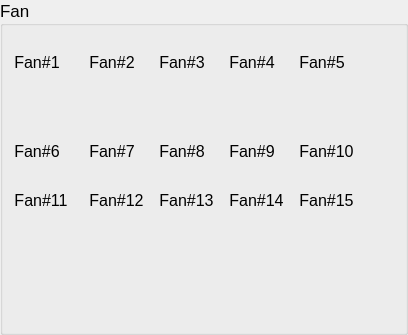
                   <widget class="QGroupBox" name="fanGroup">
                    <property name="font">
                     <font>
                      <pointsize>13</pointsize>
                     </font>
                    </property>
                    <property name="title">
                     <string>Fan</string>
                    </property>
                    <layout class="QGridLayout" name="gridLayout_16">
                     <property name="topMargin">
                      <number>27</number>
                     </property>
                     <item row="0" column="0">
                      <layout class="QGridLayout" name="gridLayout_2">
                       <property name="horizontalSpacing">
                        <number>15</number>
                       </property>
                       <property name="verticalSpacing">
                        <number>5</number>
                       </property>
                       <item row="1" column="3">
                        <widget class="QLabel" name="fan_4">
                         <property name="maximumSize">
                          <size>
                           <width>60</width>
                           <height>60</height>
                          </size>
                         </property>
                         <property name="text">
                          <string/>
                         </property>
                         <property name="pixmap">
                          <pixmap resource="res.qrc">:/image/fan_stop.png</pixmap>
                         </property>
                         <property name="scaledContents">
                          <bool>true</bool>
                         </property>
                        </widget>
                       </item>
                       <item row="1" column="2">
                        <widget class="QLabel" name="fan_3">
                         <property name="maximumSize">
                          <size>
                           <width>60</width>
                           <height>60</height>
                          </size>
                         </property>
                         <property name="text">
                          <string/>
                         </property>
                         <property name="pixmap">
                          <pixmap resource="res.qrc">:/image/fan_stop.png</pixmap>
                         </property>
                         <property name="scaledContents">
                          <bool>true</bool>
                         </property>
                        </widget>
                       </item>
                       <item row="1" column="4">
                        <widget class="QLabel" name="fan_5">
                         <property name="maximumSize">
                          <size>
                           <width>60</width>
                           <height>60</height>
                          </size>
                         </property>
                         <property name="text">
                          <string/>
                         </property>
                         <property name="pixmap">
                          <pixmap resource="res.qrc">:/image/fan_stop.png</pixmap>
                         </property>
                         <property name="scaledContents">
                          <bool>true</bool>
                         </property>
                        </widget>
                       </item>
                       <item row="0" column="4">
                        <widget class="QLabel" name="label_129">
                         <property name="sizePolicy">
                          <sizepolicy hsizetype="Fixed" vsizetype="Fixed">
                           <horstretch>0</horstretch>
                           <verstretch>0</verstretch>
                          </sizepolicy>
                         </property>
                         <property name="font">
                          <font>
                           <family>Arial</family>
                           <pointsize>12</pointsize>
                           <weight>50</weight>
                           <bold>false</bold>
                          </font>
                         </property>
                         <property name="text">
                          <string>Fan#5</string>
                         </property>
                         <property name="alignment">
                          <set>Qt::AlignCenter</set>
                         </property>
                        </widget>
                       </item>
                       <item row="0" column="3">
                        <widget class="QLabel" name="label_128">
                         <property name="sizePolicy">
                          <sizepolicy hsizetype="Fixed" vsizetype="Fixed">
                           <horstretch>0</horstretch>
                           <verstretch>0</verstretch>
                          </sizepolicy>
                         </property>
                         <property name="font">
                          <font>
                           <family>Arial</family>
                           <pointsize>12</pointsize>
                           <weight>50</weight>
                           <bold>false</bold>
                          </font>
                         </property>
                         <property name="text">
                          <string>Fan#4</string>
                         </property>
                         <property name="alignment">
                          <set>Qt::AlignCenter</set>
                         </property>
                        </widget>
                       </item>
                       <item row="1" column="0">
                        <widget class="QLabel" name="fan_1">
                         <property name="minimumSize">
                          <size>
                           <width>60</width>
                           <height>60</height>
                          </size>
                         </property>
                         <property name="maximumSize">
                          <size>
                           <width>60</width>
                           <height>60</height>
                          </size>
                         </property>
                         <property name="text">
                          <string/>
                         </property>
                         <property name="pixmap">
                          <pixmap resource="res.qrc">:/image/fan_stop.png</pixmap>
                         </property>
                         <property name="scaledContents">
                          <bool>true</bool>
                         </property>
                        </widget>
                       </item>
                       <item row="0" column="1">
                        <widget class="QLabel" name="label_126">
                         <property name="sizePolicy">
                          <sizepolicy hsizetype="Fixed" vsizetype="Fixed">
                           <horstretch>0</horstretch>
                           <verstretch>0</verstretch>
                          </sizepolicy>
                         </property>
                         <property name="font">
                          <font>
                           <family>Arial</family>
                           <pointsize>12</pointsize>
                           <weight>50</weight>
                           <bold>false</bold>
                          </font>
                         </property>
                         <property name="text">
                          <string>Fan#2</string>
                         </property>
                         <property name="alignment">
                          <set>Qt::AlignCenter</set>
                         </property>
                        </widget>
                       </item>
                       <item row="0" column="2">
                        <widget class="QLabel" name="label_127">
                         <property name="sizePolicy">
                          <sizepolicy hsizetype="Fixed" vsizetype="Fixed">
                           <horstretch>0</horstretch>
                           <verstretch>0</verstretch>
                          </sizepolicy>
                         </property>
                         <property name="font">
                          <font>
                           <family>Arial</family>
                           <pointsize>12</pointsize>
                           <weight>50</weight>
                           <bold>false</bold>
                          </font>
                         </property>
                         <property name="text">
                          <string>Fan#3</string>
                         </property>
                         <property name="alignment">
                          <set>Qt::AlignCenter</set>
                         </property>
                        </widget>
                       </item>
                       <item row="0" column="0">
                        <widget class="QLabel" name="label_125">
                         <property name="sizePolicy">
                          <sizepolicy hsizetype="Fixed" vsizetype="Fixed">
                           <horstretch>0</horstretch>
                           <verstretch>0</verstretch>
                          </sizepolicy>
                         </property>
                         <property name="font">
                          <font>
                           <family>Arial</family>
                           <pointsize>12</pointsize>
                           <weight>50</weight>
                           <bold>false</bold>
                          </font>
                         </property>
                         <property name="text">
                          <string>Fan#1</string>
                         </property>
                         <property name="alignment">
                          <set>Qt::AlignCenter</set>
                         </property>
                        </widget>
                       </item>
                       <item row="1" column="1">
                        <widget class="QLabel" name="fan_2">
                         <property name="maximumSize">
                          <size>
                           <width>60</width>
                           <height>60</height>
                          </size>
                         </property>
                         <property name="text">
                          <string/>
                         </property>
                         <property name="pixmap">
                          <pixmap resource="res.qrc">:/image/fan_stop.png</pixmap>
                         </property>
                         <property name="scaledContents">
                          <bool>true</bool>
                         </property>
                        </widget>
                       </item>
                       <item row="5" column="3">
                        <widget class="QLabel" name="fan_14">
                         <property name="maximumSize">
                          <size>
                           <width>60</width>
                           <height>60</height>
                          </size>
                         </property>
                         <property name="text">
                          <string/>
                         </property>
                         <property name="pixmap">
                          <pixmap resource="res.qrc">:/image/fan_stop.png</pixmap>
                         </property>
                         <property name="scaledContents">
                          <bool>true</bool>
                         </property>
                        </widget>
                       </item>
                       <item row="3" column="3">
                        <widget class="QLabel" name="fan_9">
                         <property name="maximumSize">
                          <size>
                           <width>60</width>
                           <height>60</height>
                          </size>
                         </property>
                         <property name="text">
                          <string/>
                         </property>
                         <property name="pixmap">
                          <pixmap resource="res.qrc">:/image/fan_stop.png</pixmap>
                         </property>
                         <property name="scaledContents">
                          <bool>true</bool>
                         </property>
                        </widget>
                       </item>
                       <item row="2" column="0">
                        <widget class="QLabel" name="label_130">
                         <property name="sizePolicy">
                          <sizepolicy hsizetype="Fixed" vsizetype="Fixed">
                           <horstretch>0</horstretch>
                           <verstretch>0</verstretch>
                          </sizepolicy>
                         </property>
                         <property name="font">
                          <font>
                           <family>Arial</family>
                           <pointsize>12</pointsize>
                           <weight>50</weight>
                           <bold>false</bold>
                          </font>
                         </property>
                         <property name="text">
                          <string>Fan#6</string>
                         </property>
                         <property name="alignment">
                          <set>Qt::AlignCenter</set>
                         </property>
                        </widget>
                       </item>
                       <item row="4" column="4">
                        <widget class="QLabel" name="label_131">
                         <property name="sizePolicy">
                          <sizepolicy hsizetype="Fixed" vsizetype="Fixed">
                           <horstretch>0</horstretch>
                           <verstretch>0</verstretch>
                          </sizepolicy>
                         </property>
                         <property name="font">
                          <font>
                           <family>Arial</family>
                           <pointsize>12</pointsize>
                           <weight>50</weight>
                           <bold>false</bold>
                          </font>
                         </property>
                         <property name="text">
                          <string>Fan#15</string>
                         </property>
                         <property name="alignment">
                          <set>Qt::AlignCenter</set>
                         </property>
                        </widget>
                       </item>
                       <item row="5" column="4">
                        <widget class="QLabel" name="fan_15">
                         <property name="maximumSize">
                          <size>
                           <width>60</width>
                           <height>60</height>
                          </size>
                         </property>
                         <property name="text">
                          <string/>
                         </property>
                         <property name="pixmap">
                          <pixmap resource="res.qrc">:/image/fan_stop.png</pixmap>
                         </property>
                         <property name="scaledContents">
                          <bool>true</bool>
                         </property>
                        </widget>
                       </item>
                       <item row="3" column="2">
                        <widget class="QLabel" name="fan_8">
                         <property name="maximumSize">
                          <size>
                           <width>60</width>
                           <height>60</height>
                          </size>
                         </property>
                         <property name="text">
                          <string/>
                         </property>
                         <property name="pixmap">
                          <pixmap resource="res.qrc">:/image/fan_stop.png</pixmap>
                         </property>
                         <property name="scaledContents">
                          <bool>true</bool>
                         </property>
                        </widget>
                       </item>
                       <item row="5" column="0">
                        <widget class="QLabel" name="fan_11">
                         <property name="maximumSize">
                          <size>
                           <width>60</width>
                           <height>60</height>
                          </size>
                         </property>
                         <property name="text">
                          <string/>
                         </property>
                         <property name="pixmap">
                          <pixmap resource="res.qrc">:/image/fan_stop.png</pixmap>
                         </property>
                         <property name="scaledContents">
                          <bool>true</bool>
                         </property>
                        </widget>
                       </item>
                       <item row="4" column="2">
                        <widget class="QLabel" name="label_133">
                         <property name="sizePolicy">
                          <sizepolicy hsizetype="Fixed" vsizetype="Fixed">
                           <horstretch>0</horstretch>
                           <verstretch>0</verstretch>
                          </sizepolicy>
                         </property>
                         <property name="font">
                          <font>
                           <family>Arial</family>
                           <pointsize>12</pointsize>
                           <weight>50</weight>
                           <bold>false</bold>
                          </font>
                         </property>
                         <property name="text">
                          <string>Fan#13</string>
                         </property>
                         <property name="alignment">
                          <set>Qt::AlignCenter</set>
                         </property>
                        </widget>
                       </item>
                       <item row="4" column="3">
                        <widget class="QLabel" name="label_143">
                         <property name="sizePolicy">
                          <sizepolicy hsizetype="Fixed" vsizetype="Fixed">
                           <horstretch>0</horstretch>
                           <verstretch>0</verstretch>
                          </sizepolicy>
                         </property>
                         <property name="font">
                          <font>
                           <family>Arial</family>
                           <pointsize>12</pointsize>
                           <weight>50</weight>
                           <bold>false</bold>
                          </font>
                         </property>
                         <property name="text">
                          <string>Fan#14</string>
                         </property>
                         <property name="alignment">
                          <set>Qt::AlignCenter</set>
                         </property>
                        </widget>
                       </item>
                       <item row="2" column="1">
                        <widget class="QLabel" name="label_141">
                         <property name="sizePolicy">
                          <sizepolicy hsizetype="Fixed" vsizetype="Fixed">
                           <horstretch>0</horstretch>
                           <verstretch>0</verstretch>
                          </sizepolicy>
                         </property>
                         <property name="font">
                          <font>
                           <family>Arial</family>
                           <pointsize>12</pointsize>
                           <weight>50</weight>
                           <bold>false</bold>
                          </font>
                         </property>
                         <property name="text">
                          <string>Fan#7</string>
                         </property>
                         <property name="alignment">
                          <set>Qt::AlignCenter</set>
                         </property>
                        </widget>
                       </item>
                       <item row="5" column="1">
                        <widget class="QLabel" name="fan_12">
                         <property name="maximumSize">
                          <size>
                           <width>60</width>
                           <height>60</height>
                          </size>
                         </property>
                         <property name="text">
                          <string/>
                         </property>
                         <property name="pixmap">
                          <pixmap resource="res.qrc">:/image/fan_stop.png</pixmap>
                         </property>
                         <property name="scaledContents">
                          <bool>true</bool>
                         </property>
                        </widget>
                       </item>
                       <item row="4" column="1">
                        <widget class="QLabel" name="label_135">
                         <property name="sizePolicy">
                          <sizepolicy hsizetype="Fixed" vsizetype="Fixed">
                           <horstretch>0</horstretch>
                           <verstretch>0</verstretch>
                          </sizepolicy>
                         </property>
                         <property name="font">
                          <font>
                           <family>Arial</family>
                           <pointsize>12</pointsize>
                           <weight>50</weight>
                           <bold>false</bold>
                          </font>
                         </property>
                         <property name="text">
                          <string>Fan#12</string>
                         </property>
                         <property name="alignment">
                          <set>Qt::AlignCenter</set>
                         </property>
                        </widget>
                       </item>
                       <item row="3" column="4">
                        <widget class="QLabel" name="fan_10">
                         <property name="maximumSize">
                          <size>
                           <width>60</width>
                           <height>60</height>
                          </size>
                         </property>
                         <property name="text">
                          <string/>
                         </property>
                         <property name="pixmap">
                          <pixmap resource="res.qrc">:/image/fan_stop.png</pixmap>
                         </property>
                         <property name="scaledContents">
                          <bool>true</bool>
                         </property>
                        </widget>
                       </item>
                       <item row="3" column="1">
                        <widget class="QLabel" name="fan_7">
                         <property name="maximumSize">
                          <size>
                           <width>60</width>
                           <height>60</height>
                          </size>
                         </property>
                         <property name="text">
                          <string/>
                         </property>
                         <property name="pixmap">
                          <pixmap resource="res.qrc">:/image/fan_stop.png</pixmap>
                         </property>
                         <property name="scaledContents">
                          <bool>true</bool>
                         </property>
                        </widget>
                       </item>
                       <item row="3" column="0">
                        <widget class="QLabel" name="fan_6">
                         <property name="maximumSize">
                          <size>
                           <width>60</width>
                           <height>60</height>
                          </size>
                         </property>
                         <property name="text">
                          <string/>
                         </property>
                         <property name="pixmap">
                          <pixmap resource="res.qrc">:/image/fan_stop.png</pixmap>
                         </property>
                         <property name="scaledContents">
                          <bool>true</bool>
                         </property>
                        </widget>
                       </item>
                       <item row="2" column="2">
                        <widget class="QLabel" name="label_134">
                         <property name="sizePolicy">
                          <sizepolicy hsizetype="Fixed" vsizetype="Fixed">
                           <horstretch>0</horstretch>
                           <verstretch>0</verstretch>
                          </sizepolicy>
                         </property>
                         <property name="font">
                          <font>
                           <family>Arial</family>
                           <pointsize>12</pointsize>
                           <weight>50</weight>
                           <bold>false</bold>
                          </font>
                         </property>
                         <property name="text">
                          <string>Fan#8</string>
                         </property>
                         <property name="alignment">
                          <set>Qt::AlignCenter</set>
                         </property>
                        </widget>
                       </item>
                       <item row="2" column="4">
                        <widget class="QLabel" name="label_140">
                         <property name="sizePolicy">
                          <sizepolicy hsizetype="Fixed" vsizetype="Fixed">
                           <horstretch>0</horstretch>
                           <verstretch>0</verstretch>
                          </sizepolicy>
                         </property>
                         <property name="font">
                          <font>
                           <family>Arial</family>
                           <pointsize>12</pointsize>
                           <weight>50</weight>
                           <bold>false</bold>
                          </font>
                         </property>
                         <property name="text">
                          <string>Fan#10</string>
                         </property>
                         <property name="alignment">
                          <set>Qt::AlignCenter</set>
                         </property>
                        </widget>
                       </item>
                       <item row="2" column="3">
                        <widget class="QLabel" name="label_137">
                         <property name="sizePolicy">
                          <sizepolicy hsizetype="Fixed" vsizetype="Fixed">
                           <horstretch>0</horstretch>
                           <verstretch>0</verstretch>
                          </sizepolicy>
                         </property>
                         <property name="font">
                          <font>
                           <family>Arial</family>
                           <pointsize>12</pointsize>
                           <weight>50</weight>
                           <bold>false</bold>
                          </font>
                         </property>
                         <property name="text">
                          <string>Fan#9</string>
                         </property>
                         <property name="alignment">
                          <set>Qt::AlignCenter</set>
                         </property>
                        </widget>
                       </item>
                       <item row="4" column="0">
                        <widget class="QLabel" name="label_136">
                         <property name="sizePolicy">
                          <sizepolicy hsizetype="Fixed" vsizetype="Fixed">
                           <horstretch>0</horstretch>
                           <verstretch>0</verstretch>
                          </sizepolicy>
                         </property>
                         <property name="font">
                          <font>
                           <family>Arial</family>
                           <pointsize>12</pointsize>
                           <weight>50</weight>
                           <bold>false</bold>
                          </font>
                         </property>
                         <property name="text">
                          <string>Fan#11</string>
                         </property>
                         <property name="alignment">
                          <set>Qt::AlignCenter</set>
                         </property>
                        </widget>
                       </item>
                       <item row="5" column="2">
                        <widget class="QLabel" name="fan_13">
                         <property name="maximumSize">
                          <size>
                           <width>60</width>
                           <height>60</height>
                          </size>
                         </property>
                         <property name="text">
                          <string/>
                         </property>
                         <property name="pixmap">
                          <pixmap resource="res.qrc">:/image/fan_stop.png</pixmap>
                         </property>
                         <property name="scaledContents">
                          <bool>true</bool>
                         </property>
                        </widget>
                       </item>
                      </layout>
                     </item>
                     <item row="1" column="0">
                      <spacer name="verticalSpacer_8">
                       <property name="orientation">
                        <enum>Qt::Vertical</enum>
                       </property>
                       <property name="sizeHint" stdset="0">
                        <size>
                         <width>20</width>
                         <height>86</height>
                        </size>
                       </property>
                      </spacer>
                     </item>
                     <item row="0" column="1">
                      <spacer name="horizontalSpacer_4">
                       <property name="orientation">
                        <enum>Qt::Horizontal</enum>
                       </property>
                       <property name="sizeHint" stdset="0">
                        <size>
                         <width>40</width>
                         <height>20</height>
                        </size>
                       </property>
                      </spacer>
                     </item>
                    </layout>
                   </widget>
